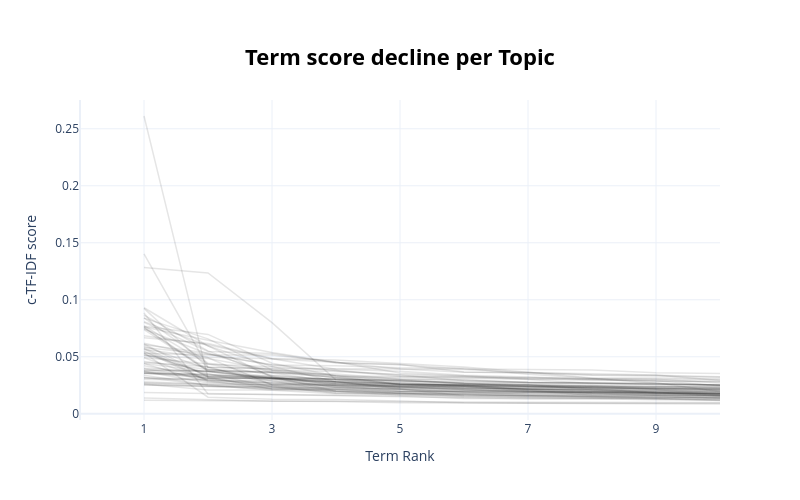

The code cell stored with this chart in its notebook:
### Code cell
# Topics per Class

bertopic_model.visualize_term_rank()
#Visualize the ranks of all terms across all topics.
# Each topic is represented by a set of words. These words, however, do not all equally represent the topic. This visualization shows how many words are needed to represent a topic and at which point the beneficial effect of adding words starts to decline.

### Figure 1 — Plotly figure (JSON) as saved in the notebook; plotly's stock layout.template omitted (floating-point values rounded to 4 significant figures)
{"data": [{"hovertext": "<b>Topic -1</b>:service_comcast_internet_bill_pay_", "line": {"color": "black", "width": 1.5}, "mode": "lines+lines", "name": "", "opacity": 0.1, "type": "scatter", "x": [1, 2, 3, 4, 5, 6, 7, 8, 9, 10], "y": [0.01387, 0.01265, 0.01106, 0.01097, 0.01032, 0.01031, 0.01015, 0.0101, 0.01002, 0.009992]}, {"hovertext": "<b>Topic 0</b>:say_tell_comcast_call_service_time_", "line": {"color": "black", "width": 1.5}, "mode": "lines+lines", "name": "", "opacity": 0.1, "type": "scatter", "x": [1, 2, 3, 4, 5, 6, 7, 8, 9, 10], "y": [0.01184, 0.01155, 0.01114, 0.01071, 0.009644, 0.009557, 0.009307, 0.00914, 0.008669, 0.008595]}, {"hovertext": "<b>Topic 1</b>:xfinity_service_internet_customer_m", "line": {"color": "black", "width": 1.5}, "mode": "lines+lines", "name": "", "opacity": 0.1, "type": "scatter", "x": [1, 2, 3, 4, 5, 6, 7, 8, 9, 10], "y": [0.05348, 0.01457, 0.01273, 0.01248, 0.0112, 0.009634, 0.00933, 0.009255, 0.009211, 0.009146]}, {"hovertext": "<b>Topic 2</b>:move_address_new_transfer_apartment", "line": {"color": "black", "width": 1.5}, "mode": "lines+lines", "name": "", "opacity": 0.1, "type": "scatter", "x": [1, 2, 3, 4, 5, 6, 7, 8, 9, 10], "y": [0.03713, 0.02708, 0.02484, 0.01947, 0.01825, 0.01517, 0.01439, 0.01416, 0.01341, 0.01168]}, {"hovertext": "<b>Topic 3</b>:modem_buy_charge_rental_comcast_new", "line": {"color": "black", "width": 1.5}, "mode": "lines+lines", "name": "", "opacity": 0.1, "type": "scatter", "x": [1, 2, 3, 4, 5, 6, 7, 8, 9, 10], "y": [0.08833, 0.01739, 0.01698, 0.0166, 0.01568, 0.01352, 0.01325, 0.01319, 0.01223, 0.01183]}, {"hovertext": "<b>Topic 4</b>:appointment_schedule_wait_call_day_", "line": {"color": "black", "width": 1.5}, "mode": "lines+lines", "name": "", "opacity": 0.1, "type": "scatter", "x": [1, 2, 3, 4, 5, 6, 7, 8, 9, 10], "y": [0.04399, 0.02781, 0.02501, 0.02462, 0.02025, 0.02008, 0.02003, 0.01993, 0.01946, 0.01894]}, {"hovertext": "<b>Topic 5</b>:yard_cable_bury_lawn_dig_leave_prop", "line": {"color": "black", "width": 1.5}, "mode": "lines+lines", "name": "", "opacity": 0.1, "type": "scatter", "x": [1, 2, 3, 4, 5, 6, 7, 8, 9, 10], "y": [0.03957, 0.0311, 0.02369, 0.02329, 0.02138, 0.01886, 0.01855, 0.01852, 0.01782, 0.01761]}, {"hovertext": "<b>Topic 6</b>:channel_digital_analog_basic_box_co", "line": {"color": "black", "width": 1.5}, "mode": "lines+lines", "name": "", "opacity": 0.1, "type": "scatter", "x": [1, 2, 3, 4, 5, 6, 7, 8, 9, 10], "y": [0.0808, 0.05969, 0.03212, 0.03075, 0.02898, 0.02661, 0.02398, 0.02252, 0.01858, 0.0173]}, {"hovertext": "<b>Topic 7</b>:speed_mbps_download_internet_high_t", "line": {"color": "black", "width": 1.5}, "mode": "lines+lines", "name": "", "opacity": 0.1, "type": "scatter", "x": [1, 2, 3, 4, 5, 6, 7, 8, 9, 10], "y": [0.09302, 0.05948, 0.0414, 0.02806, 0.0228, 0.02133, 0.02029, 0.01616, 0.01569, 0.01363]}, {"hovertext": "<b>Topic 8</b>:collection_owe_account_balance_canc", "line": {"color": "black", "width": 1.5}, "mode": "lines+lines", "name": "", "opacity": 0.1, "type": "scatter", "x": [1, 2, 3, 4, 5, 6, 7, 8, 9, 10], "y": [0.05417, 0.03391, 0.03328, 0.02999, 0.02948, 0.0268, 0.02535, 0.02116, 0.01826, 0.01768]}, {"hovertext": "<b>Topic 9</b>:slow_speed_connection_internet_down", "line": {"color": "black", "width": 1.5}, "mode": "lines+lines", "name": "", "opacity": 0.1, "type": "scatter", "x": [1, 2, 3, 4, 5, 6, 7, 8, 9, 10], "y": [0.0767, 0.06964, 0.04441, 0.03321, 0.02559, 0.02531, 0.02085, 0.01784, 0.01664, 0.01588]}, {"hovertext": "<b>Topic 10</b>:contract_termination_year_early_si", "line": {"color": "black", "width": 1.5}, "mode": "lines+lines", "name": "", "opacity": 0.1, "type": "scatter", "x": [1, 2, 3, 4, 5, 6, 7, 8, 9, 10], "y": [0.03374, 0.02532, 0.02072, 0.01765, 0.01729, 0.01724, 0.01576, 0.01536, 0.014, 0.01387]}, {"hovertext": "<b>Topic 11</b>:dvr_box_program_tivo_record_proble", "line": {"color": "black", "width": 1.5}, "mode": "lines+lines", "name": "", "opacity": 0.1, "type": "scatter", "x": [1, 2, 3, 4, 5, 6, 7, 8, 9, 10], "y": [0.05237, 0.03516, 0.02367, 0.01813, 0.01697, 0.01482, 0.01453, 0.01399, 0.01387, 0.01317]}, {"hovertext": "<b>Topic 12</b>:problem_freeze_cable_service_issue", "line": {"color": "black", "width": 1.5}, "mode": "lines+lines", "name": "", "opacity": 0.1, "type": "scatter", "x": [1, 2, 3, 4, 5, 6, 7, 8, 9, 10], "y": [0.03159, 0.02951, 0.02898, 0.01964, 0.01634, 0.01626, 0.01591, 0.01578, 0.01575, 0.01519]}, {"hovertext": "<b>Topic 13</b>:email_spam_outlook_mail_filter_pro", "line": {"color": "black", "width": 1.5}, "mode": "lines+lines", "name": "", "opacity": 0.1, "type": "scatter", "x": [1, 2, 3, 4, 5, 6, 7, 8, 9, 10], "y": [0.09248, 0.04049, 0.02848, 0.02821, 0.0216, 0.02088, 0.02087, 0.01936, 0.01738, 0.01615]}, {"hovertext": "<b>Topic 14</b>:sign_promo_month_contract_year_int", "line": {"color": "black", "width": 1.5}, "mode": "lines+lines", "name": "", "opacity": 0.1, "type": "scatter", "x": [1, 2, 3, 4, 5, 6, 7, 8, 9, 10], "y": [0.06119, 0.03222, 0.02181, 0.0216, 0.01944, 0.01803, 0.01803, 0.01754, 0.01605, 0.01542]}, {"hovertext": "<b>Topic 15</b>:hate_year_bad_comcast_time_service", "line": {"color": "black", "width": 1.5}, "mode": "lines+lines", "name": "", "opacity": 0.1, "type": "scatter", "x": [1, 2, 3, 4, 5, 6, 7, 8, 9, 10], "y": [0.01866, 0.01774, 0.01646, 0.01565, 0.0152, 0.01418, 0.01328, 0.01324, 0.01304, 0.012]}, {"hovertext": "<b>Topic 16</b>:payment_disconnect_account_try_ref", "line": {"color": "black", "width": 1.5}, "mode": "lines+lines", "name": "", "opacity": 0.1, "type": "scatter", "x": [1, 2, 3, 4, 5, 6, 7, 8, 9, 10], "y": [0.04224, 0.03272, 0.03225, 0.01992, 0.01955, 0.01922, 0.01917, 0.01881, 0.01829, 0.01714]}, {"hovertext": "<b>Topic 17</b>:month_charge_bill_fee_pay_plus_aug", "line": {"color": "black", "width": 1.5}, "mode": "lines+lines", "name": "", "opacity": 0.1, "type": "scatter", "x": [1, 2, 3, 4, 5, 6, 7, 8, 9, 10], "y": [0.04587, 0.03889, 0.03576, 0.02779, 0.02374, 0.02111, 0.0189, 0.01821, 0.01684, 0.01616]}, {"hovertext": "<b>Topic 18</b>:year_contract_bill_price_month_inc", "line": {"color": "black", "width": 1.5}, "mode": "lines+lines", "name": "", "opacity": 0.1, "type": "scatter", "x": [1, 2, 3, 4, 5, 6, 7, 8, 9, 10], "y": [0.04503, 0.04134, 0.02595, 0.02588, 0.0245, 0.02392, 0.02319, 0.02301, 0.02146, 0.02123]}, {"hovertext": "<b>Topic 19</b>:installation_install_fee_charge_in", "line": {"color": "black", "width": 1.5}, "mode": "lines+lines", "name": "", "opacity": 0.1, "type": "scatter", "x": [1, 2, 3, 4, 5, 6, 7, 8, 9, 10], "y": [0.05776, 0.03281, 0.02996, 0.02377, 0.02173, 0.01573, 0.01501, 0.0145, 0.01327, 0.01261]}, {"hovertext": "<b>Topic 20</b>:overcharge_month_bill_fee_charge_c", "line": {"color": "black", "width": 1.5}, "mode": "lines+lines", "name": "", "opacity": 0.1, "type": "scatter", "x": [1, 2, 3, 4, 5, 6, 7, 8, 9, 10], "y": [0.08421, 0.04438, 0.03795, 0.03152, 0.02599, 0.02421, 0.01983, 0.01915, 0.01912, 0.01546]}, {"hovertext": "<b>Topic 21</b>:husband_death_tell_certificate_shu", "line": {"color": "black", "width": 1.5}, "mode": "lines+lines", "name": "", "opacity": 0.1, "type": "scatter", "x": [1, 2, 3, 4, 5, 6, 7, 8, 9, 10], "y": [0.05693, 0.02898, 0.02165, 0.02031, 0.01822, 0.01715, 0.01633, 0.01531, 0.01467, 0.01398]}, {"hovertext": "<b>Topic 22</b>:connection_intermittent_problem_is", "line": {"color": "black", "width": 1.5}, "mode": "lines+lines", "name": "", "opacity": 0.1, "type": "scatter", "x": [1, 2, 3, 4, 5, 6, 7, 8, 9, 10], "y": [0.03581, 0.03242, 0.03058, 0.02786, 0.02573, 0.02497, 0.02169, 0.02117, 0.02084, 0.01645]}, {"hovertext": "<b>Topic 23</b>:channel_watch_nbc_station_program_", "line": {"color": "black", "width": 1.5}, "mode": "lines+lines", "name": "", "opacity": 0.1, "type": "scatter", "x": [1, 2, 3, 4, 5, 6, 7, 8, 9, 10], "y": [0.0595, 0.039, 0.03221, 0.02641, 0.02399, 0.02375, 0.02128, 0.01997, 0.01953, 0.01903]}, {"hovertext": "<b>Topic 24</b>:card_gift_visa_receive_rebate_cont", "line": {"color": "black", "width": 1.5}, "mode": "lines+lines", "name": "", "opacity": 0.1, "type": "scatter", "x": [1, 2, 3, 4, 5, 6, 7, 8, 9, 10], "y": [0.1283, 0.1236, 0.07996, 0.02966, 0.02592, 0.02521, 0.0244, 0.0237, 0.0216, 0.01827]}, {"hovertext": "<b>Topic 25</b>:number_phone_call_minute_try_agent", "line": {"color": "black", "width": 1.5}, "mode": "lines+lines", "name": "", "opacity": 0.1, "type": "scatter", "x": [1, 2, 3, 4, 5, 6, 7, 8, 9, 10], "y": [0.03574, 0.03135, 0.03132, 0.03019, 0.02602, 0.02563, 0.02556, 0.02248, 0.02157, 0.0215]}, {"hovertext": "<b>Topic 26</b>:triple_play_phone_fix_hour_house_d", "line": {"color": "black", "width": 1.5}, "mode": "lines+lines", "name": "", "opacity": 0.1, "type": "scatter", "x": [1, 2, 3, 4, 5, 6, 7, 8, 9, 10], "y": [0.05635, 0.04912, 0.02522, 0.0214, 0.0178, 0.01649, 0.01543, 0.015, 0.01472, 0.01416]}, {"hovertext": "<b>Topic 27</b>:customer_hold_minute_disconnect_ru", "line": {"color": "black", "width": 1.5}, "mode": "lines+lines", "name": "", "opacity": 0.1, "type": "scatter", "x": [1, 2, 3, 4, 5, 6, 7, 8, 9, 10], "y": [0.03197, 0.02484, 0.02282, 0.02221, 0.02172, 0.01904, 0.01697, 0.0168, 0.01601, 0.01585]}, {"hovertext": "<b>Topic 28</b>:cable_schedule_day_come_appointmen", "line": {"color": "black", "width": 1.5}, "mode": "lines+lines", "name": "", "opacity": 0.1, "type": "scatter", "x": [1, 2, 3, 4, 5, 6, 7, 8, 9, 10], "y": [0.03991, 0.03714, 0.03087, 0.03079, 0.02997, 0.02947, 0.02767, 0.02733, 0.0272, 0.0193]}, {"hovertext": "<b>Topic 29</b>:late_bill_july_pay_discount_credit", "line": {"color": "black", "width": 1.5}, "mode": "lines+lines", "name": "", "opacity": 0.1, "type": "scatter", "x": [1, 2, 3, 4, 5, 6, 7, 8, 9, 10], "y": [0.05313, 0.05168, 0.0516, 0.04538, 0.03578, 0.03321, 0.0307, 0.02957, 0.02894, 0.02461]}, {"hovertext": "<b>Topic 30</b>:july_sherry_rip_customer_bill_leah", "line": {"color": "black", "width": 1.5}, "mode": "lines+lines", "name": "", "opacity": 0.1, "type": "scatter", "x": [1, 2, 3, 4, 5, 6, 7, 8, 9, 10], "y": [0.05516, 0.02833, 0.02755, 0.0263, 0.02433, 0.02272, 0.0216, 0.02116, 0.01993, 0.01972]}, {"hovertext": "<b>Topic 31</b>:money_automatic_pay_change_bill_la", "line": {"color": "black", "width": 1.5}, "mode": "lines+lines", "name": "", "opacity": 0.1, "type": "scatter", "x": [1, 2, 3, 4, 5, 6, 7, 8, 9, 10], "y": [0.02546, 0.02406, 0.0239, 0.01838, 0.01814, 0.0178, 0.01723, 0.01663, 0.01628, 0.0162]}, {"hovertext": "<b>Topic 32</b>:rude_like_customer_lie_department_", "line": {"color": "black", "width": 1.5}, "mode": "lines+lines", "name": "", "opacity": 0.1, "type": "scatter", "x": [1, 2, 3, 4, 5, 6, 7, 8, 9, 10], "y": [0.07566, 0.03859, 0.03687, 0.03186, 0.02683, 0.02532, 0.02532, 0.0246, 0.02415, 0.02255]}, {"hovertext": "<b>Topic 33</b>:rebate_com_form_greg_offer_website", "line": {"color": "black", "width": 1.5}, "mode": "lines+lines", "name": "", "opacity": 0.1, "type": "scatter", "x": [1, 2, 3, 4, 5, 6, 7, 8, 9, 10], "y": [0.2612, 0.03135, 0.03091, 0.02731, 0.02616, 0.02246, 0.02199, 0.02055, 0.02015, 0.01993]}, {"hovertext": "<b>Topic 34</b>:practice_complaint_attorney_invoic", "line": {"color": "black", "width": 1.5}, "mode": "lines+lines", "name": "", "opacity": 0.1, "type": "scatter", "x": [1, 2, 3, 4, 5, 6, 7, 8, 9, 10], "y": [0.03017, 0.02983, 0.02571, 0.02431, 0.02399, 0.02391, 0.02181, 0.02009, 0.01795, 0.01702]}, {"hovertext": "<b>Topic 35</b>:programming_anime_cable_pay_digita", "line": {"color": "black", "width": 1.5}, "mode": "lines+lines", "name": "", "opacity": 0.1, "type": "scatter", "x": [1, 2, 3, 4, 5, 6, 7, 8, 9, 10], "y": [0.04933, 0.0437, 0.03376, 0.02963, 0.02887, 0.02681, 0.02408, 0.02351, 0.02241, 0.02214]}, {"hovertext": "<b>Topic 36</b>:different_supervisor_impediment_mi", "line": {"color": "black", "width": 1.5}, "mode": "lines+lines", "name": "", "opacity": 0.1, "type": "scatter", "x": [1, 2, 3, 4, 5, 6, 7, 8, 9, 10], "y": [0.03685, 0.0334, 0.03171, 0.0281, 0.02651, 0.02591, 0.02554, 0.0242, 0.0237, 0.02361]}, {"hovertext": "<b>Topic 37</b>:hang_transfer_min_issue_spanish_su", "line": {"color": "black", "width": 1.5}, "mode": "lines+lines", "name": "", "opacity": 0.1, "type": "scatter", "x": [1, 2, 3, 4, 5, 6, 7, 8, 9, 10], "y": [0.05097, 0.04848, 0.03815, 0.03704, 0.03458, 0.03313, 0.0313, 0.03065, 0.03028, 0.02695]}, {"hovertext": "<b>Topic 38</b>:installation_reschedule_instal_ins", "line": {"color": "black", "width": 1.5}, "mode": "lines+lines", "name": "", "opacity": 0.1, "type": "scatter", "x": [1, 2, 3, 4, 5, 6, 7, 8, 9, 10], "y": [0.07703, 0.04345, 0.04117, 0.03792, 0.034, 0.02899, 0.02741, 0.02732, 0.02567, 0.02505]}, {"hovertext": "<b>Topic 39</b>:star_negative_wish_decrease_indust", "line": {"color": "black", "width": 1.5}, "mode": "lines+lines", "name": "", "opacity": 0.1, "type": "scatter", "x": [1, 2, 3, 4, 5, 6, 7, 8, 9, 10], "y": [0.08646, 0.05517, 0.03293, 0.02464, 0.02375, 0.02105, 0.01982, 0.01939, 0.01912, 0.01799]}, {"hovertext": "<b>Topic 40</b>:issue_customer_support_ticket_spen", "line": {"color": "black", "width": 1.5}, "mode": "lines+lines", "name": "", "opacity": 0.1, "type": "scatter", "x": [1, 2, 3, 4, 5, 6, 7, 8, 9, 10], "y": [0.0261, 0.02098, 0.02086, 0.01976, 0.01755, 0.01676, 0.01616, 0.01579, 0.01435, 0.01429]}, {"hovertext": "<b>Topic 41</b>:lie_scamme_landline_month_approxim", "line": {"color": "black", "width": 1.5}, "mode": "lines+lines", "name": "", "opacity": 0.1, "type": "scatter", "x": [1, 2, 3, 4, 5, 6, 7, 8, 9, 10], "y": [0.03822, 0.03727, 0.03157, 0.02784, 0.02623, 0.02503, 0.02326, 0.02246, 0.02241, 0.02234]}, {"hovertext": "<b>Topic 42</b>:associate_phone_address_post_multi", "line": {"color": "black", "width": 1.5}, "mode": "lines+lines", "name": "", "opacity": 0.1, "type": "scatter", "x": [1, 2, 3, 4, 5, 6, 7, 8, 9, 10], "y": [0.02729, 0.02576, 0.0234, 0.02314, 0.01964, 0.01948, 0.01925, 0.01898, 0.01878, 0.01759]}, {"hovertext": "<b>Topic 43</b>:tiffany_account_payment_florida_mo", "line": {"color": "black", "width": 1.5}, "mode": "lines+lines", "name": "", "opacity": 0.1, "type": "scatter", "x": [1, 2, 3, 4, 5, 6, 7, 8, 9, 10], "y": [0.02804, 0.02601, 0.0257, 0.0251, 0.02294, 0.0225, 0.02167, 0.02133, 0.01856, 0.01839]}, {"hovertext": "<b>Topic 44</b>:knology_harass_epb_fee_bill_termin", "line": {"color": "black", "width": 1.5}, "mode": "lines+lines", "name": "", "opacity": 0.1, "type": "scatter", "x": [1, 2, 3, 4, 5, 6, 7, 8, 9, 10], "y": [0.02521, 0.02357, 0.02249, 0.02158, 0.02153, 0.02064, 0.01991, 0.01835, 0.01798, 0.01787]}, {"hovertext": "<b>Topic 45</b>:virus_software_protection_norton_c", "line": {"color": "black", "width": 1.5}, "mode": "lines+lines", "name": "", "opacity": 0.1, "type": "scatter", "x": [1, 2, 3, 4, 5, 6, 7, 8, 9, 10], "y": [0.0581, 0.05216, 0.04308, 0.0378, 0.03283, 0.03183, 0.03183, 0.03074, 0.03026, 0.02995]}, {"hovertext": "<b>Topic 46</b>:ecuador_ring_sorry_international_b", "line": {"color": "black", "width": 1.5}, "mode": "lines+lines", "name": "", "opacity": 0.1, "type": "scatter", "x": [1, 2, 3, 4, 5, 6, 7, 8, 9, 10], "y": [0.07383, 0.03774, 0.03637, 0.03499, 0.03047, 0.02981, 0.02739, 0.02625, 0.02621, 0.02519]}, {"hovertext": "<b>Topic 47</b>:company_work_unlisted_poor_honesty", "line": {"color": "black", "width": 1.5}, "mode": "lines+lines", "name": "", "opacity": 0.1, "type": "scatter", "x": [1, 2, 3, 4, 5, 6, 7, 8, 9, 10], "y": [0.03112, 0.03083, 0.02716, 0.02509, 0.02334, 0.02246, 0.02163, 0.02157, 0.02093, 0.02008]}, {"hovertext": "<b>Topic 48</b>:increase_franchise_lobby_congress_", "line": {"color": "black", "width": 1.5}, "mode": "lines+lines", "name": "", "opacity": 0.1, "type": "scatter", "x": [1, 2, 3, 4, 5, 6, 7, 8, 9, 10], "y": [0.07437, 0.05244, 0.04272, 0.04219, 0.0404, 0.03992, 0.03462, 0.03115, 0.02689, 0.02504]}, {"hovertext": "<b>Topic 49</b>:price_promotional_bogus_lie_robert", "line": {"color": "black", "width": 1.5}, "mode": "lines+lines", "name": "", "opacity": 0.1, "type": "scatter", "x": [1, 2, 3, 4, 5, 6, 7, 8, 9, 10], "y": [0.02671, 0.0243, 0.02176, 0.02104, 0.01978, 0.01969, 0.01917, 0.01826, 0.01764, 0.01748]}, {"hovertext": "<b>Topic 50</b>:box_movie_watch_work_game_exchange", "line": {"color": "black", "width": 1.5}, "mode": "lines+lines", "name": "", "opacity": 0.1, "type": "scatter", "x": [1, 2, 3, 4, 5, 6, 7, 8, 9, 10], "y": [0.07582, 0.03726, 0.03645, 0.03364, 0.03004, 0.02657, 0.02573, 0.02483, 0.02244, 0.02192]}, {"hovertext": "<b>Topic 51</b>:fix_hour_switch_day_phone_actual_t", "line": {"color": "black", "width": 1.5}, "mode": "lines+lines", "name": "", "opacity": 0.1, "type": "scatter", "x": [1, 2, 3, 4, 5, 6, 7, 8, 9, 10], "y": [0.05159, 0.04077, 0.03977, 0.0395, 0.03929, 0.03638, 0.03619, 0.0351, 0.03404, 0.02931]}, {"hovertext": "<b>Topic 52</b>:defect_difficult_poor_etc_miss_voi", "line": {"color": "black", "width": 1.5}, "mode": "lines+lines", "name": "", "opacity": 0.1, "type": "scatter", "x": [1, 2, 3, 4, 5, 6, 7, 8, 9, 10], "y": [0.04416, 0.03688, 0.03103, 0.02597, 0.0255, 0.02502, 0.0245, 0.02412, 0.02394, 0.02394]}, {"hovertext": "<b>Topic 53</b>:chanel_toldme_blah_credit_company_", "line": {"color": "black", "width": 1.5}, "mode": "lines+lines", "name": "", "opacity": 0.1, "type": "scatter", "x": [1, 2, 3, 4, 5, 6, 7, 8, 9, 10], "y": [0.06188, 0.04963, 0.04828, 0.03904, 0.03743, 0.03382, 0.03238, 0.03062, 0.02847, 0.02811]}, {"hovertext": "<b>Topic 54</b>:package_price_basic_offer_cable_in", "line": {"color": "black", "width": 1.5}, "mode": "lines+lines", "name": "", "opacity": 0.1, "type": "scatter", "x": [1, 2, 3, 4, 5, 6, 7, 8, 9, 10], "y": [0.03731, 0.03122, 0.03101, 0.02987, 0.02919, 0.02716, 0.02687, 0.02671, 0.02616, 0.0254]}, {"hovertext": "<b>Topic 55</b>:gate_pipe_hook_wall_floor_backyard", "line": {"color": "black", "width": 1.5}, "mode": "lines+lines", "name": "", "opacity": 0.1, "type": "scatter", "x": [1, 2, 3, 4, 5, 6, 7, 8, 9, 10], "y": [0.04912, 0.02964, 0.02686, 0.02497, 0.02435, 0.02416, 0.02373, 0.02322, 0.02179, 0.02062]}, {"hovertext": "<b>Topic 56</b>:payment_money_withdraw_bank_accoun", "line": {"color": "black", "width": 1.5}, "mode": "lines+lines", "name": "", "opacity": 0.1, "type": "scatter", "x": [1, 2, 3, 4, 5, 6, 7, 8, 9, 10], "y": [0.06841, 0.06064, 0.04798, 0.04513, 0.03928, 0.03892, 0.03627, 0.03435, 0.03384, 0.03249]}, {"hovertext": "<b>Topic 57</b>:talk_contract_installation_writing", "line": {"color": "black", "width": 1.5}, "mode": "lines+lines", "name": "", "opacity": 0.1, "type": "scatter", "x": [1, 2, 3, 4, 5, 6, 7, 8, 9, 10], "y": [0.03809, 0.03756, 0.0313, 0.0284, 0.02744, 0.02422, 0.0233, 0.02315, 0.02275, 0.02137]}, {"hovertext": "<b>Topic 58</b>:inactive_sign_contract_gift_agremm", "line": {"color": "black", "width": 1.5}, "mode": "lines+lines", "name": "", "opacity": 0.1, "type": "scatter", "x": [1, 2, 3, 4, 5, 6, 7, 8, 9, 10], "y": [0.06063, 0.05333, 0.03604, 0.03212, 0.03177, 0.03111, 0.0302, 0.02948, 0.02909, 0.02823]}, {"hovertext": "<b>Topic 59</b>:dispute_credit_owe_cell_fcc_send_c", "line": {"color": "black", "width": 1.5}, "mode": "lines+lines", "name": "", "opacity": 0.1, "type": "scatter", "x": [1, 2, 3, 4, 5, 6, 7, 8, 9, 10], "y": [0.03562, 0.03459, 0.03092, 0.02687, 0.02515, 0.02459, 0.02436, 0.02386, 0.02349, 0.02336]}, {"hovertext": "<b>Topic 60</b>:garbage_bad_wifi_favor_unreliable_", "line": {"color": "black", "width": 1.5}, "mode": "lines+lines", "name": "", "opacity": 0.1, "type": "scatter", "x": [1, 2, 3, 4, 5, 6, 7, 8, 9, 10], "y": [0.0666, 0.06159, 0.04861, 0.04721, 0.04401, 0.041, 0.03638, 0.03145, 0.03145, 0.03067]}, {"hovertext": "<b>Topic 61</b>:collection_agency_final_investigat", "line": {"color": "black", "width": 1.5}, "mode": "lines+lines", "name": "", "opacity": 0.1, "type": "scatter", "x": [1, 2, 3, 4, 5, 6, 7, 8, 9, 10], "y": [0.08013, 0.05459, 0.05286, 0.0445, 0.04302, 0.03934, 0.03882, 0.0385, 0.03595, 0.03534]}, {"hovertext": "<b>Topic 62</b>:day_storm_phila_wait_appointment_p", "line": {"color": "black", "width": 1.5}, "mode": "lines+lines", "name": "", "opacity": 0.1, "type": "scatter", "x": [1, 2, 3, 4, 5, 6, 7, 8, 9, 10], "y": [0.03537, 0.03444, 0.03108, 0.02296, 0.02267, 0.02263, 0.02262, 0.02255, 0.02246, 0.02082]}, {"hovertext": "<b>Topic 63</b>:cancel_january_owe_service_state_s", "line": {"color": "black", "width": 1.5}, "mode": "lines+lines", "name": "", "opacity": 0.1, "type": "scatter", "x": [1, 2, 3, 4, 5, 6, 7, 8, 9, 10], "y": [0.08391, 0.06571, 0.03849, 0.03316, 0.03273, 0.03246, 0.03006, 0.02663, 0.02652, 0.02526]}, {"hovertext": "<b>Topic 64</b>:outage_mysteriously_manager_advise", "line": {"color": "black", "width": 1.5}, "mode": "lines+lines", "name": "", "opacity": 0.1, "type": "scatter", "x": [1, 2, 3, 4, 5, 6, 7, 8, 9, 10], "y": [0.1404, 0.04085, 0.03929, 0.03369, 0.02805, 0.02803, 0.0274, 0.027, 0.02563, 0.02531]}, {"hovertext": "<b>Topic 65</b>:late_bill_month_card_manipulate_cr", "line": {"color": "black", "width": 1.5}, "mode": "lines+lines", "name": "", "opacity": 0.1, "type": "scatter", "x": [1, 2, 3, 4, 5, 6, 7, 8, 9, 10], "y": [0.07618, 0.06459, 0.0537, 0.04494, 0.04315, 0.03662, 0.03575, 0.03385, 0.03309, 0.03214]}], "layout": {"height": 500, "hoverlabel": {"bgcolor": "white", "font": {"family": "Rockwell", "size": 16}}, "showlegend": false, "title": {"font": {"color": "Black", "size": 22}, "text": "<b>Term score decline per Topic</b>", "x": 0.5, "xanchor": "center", "y": 0.9, "yanchor": "top"}, "width": 800, "xaxis": {"dtick": 2, "range": [0, 10], "tick0": 1, "title": {"text": "Term Rank"}}, "yaxis": {"title": {"text": "c-TF-IDF score"}}}}
